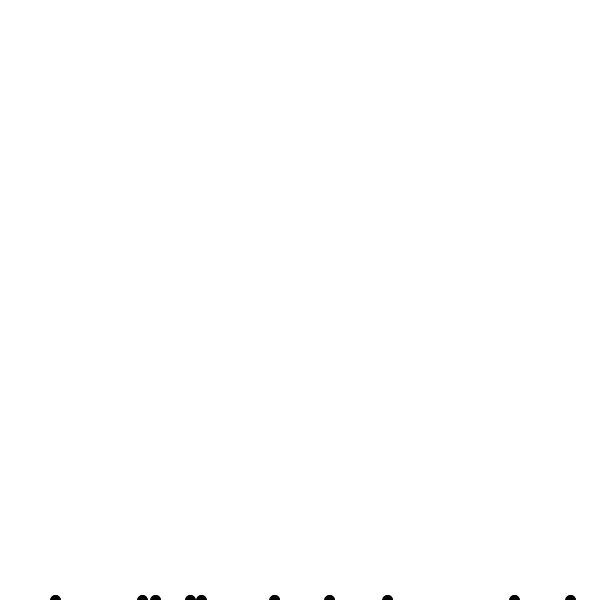
Frame 1 (no input)
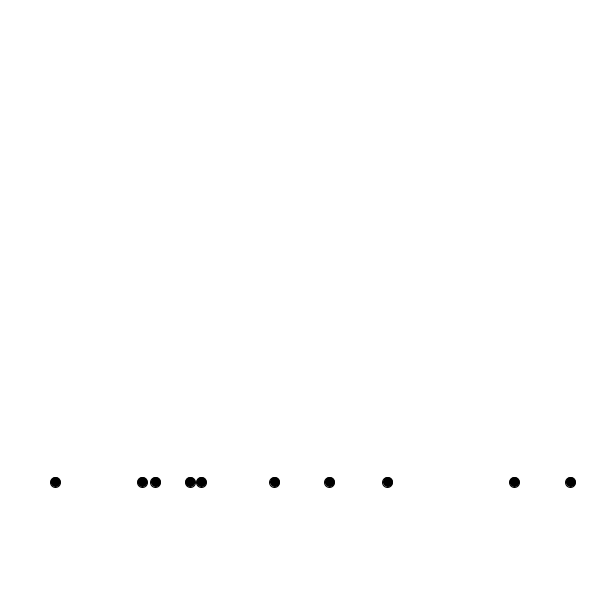
Frame 60 (the mouse pressed at the canvas centre just before this capture)
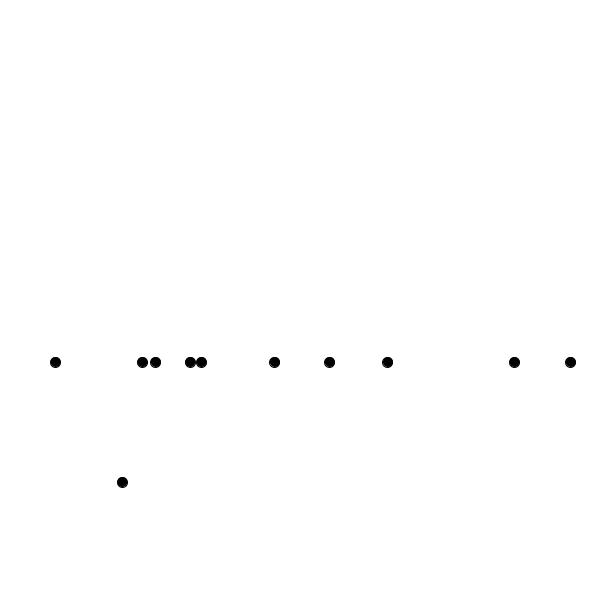
Frame 120 (the mouse held since frame 60 and released just before this capture)

The Processing sketch that drew these frames (run headless with seeded random() and noise(); from frame 60 on, the mouse is pressed at the canvas centre):

// Processing sketch: firework_3_0
// ── firework_3_0.pde

ArrayList<Rocket> rocketArrayList = new ArrayList<Rocket>(); // initializes an arraylist to hold the objects from the class rocket 



void setup() { 
  size(600, 600); 
  for (int i = 1; i<11; i++) { // for-loop adding 10 rockets to the array, starting at height, with random x-cords, and size 
    rocketArrayList.add(new Rocket(random(width), height, 10)); 
  }
}



void draw() {
  background(255);
  for (int i=0; i<rocketArrayList.size(); i++) { // the for-loop is running throw the arrays, calling the "draw" and "move" methods from the rocket class
    rocketArrayList.get(i).drawRocket();
    rocketArrayList.get(i).moveRocket();
    if (rocketArrayList.get(i).exp == true) { // if the epx is true, the rocket will explode and it will create 9 smaller rockets, in the same position, with random directions, and removing the bigger rockets

      rocketArrayList.add(new Rocket(rocketArrayList.get(i).x, rocketArrayList.get(i).y, 5, random(0, PI) )); // creating a small rocket
      rocketArrayList.add(new Rocket(rocketArrayList.get(i).x, rocketArrayList.get(i).y, 5, random(0, PI) ));
      rocketArrayList.add(new Rocket(rocketArrayList.get(i).x, rocketArrayList.get(i).y, 5, random(0, PI) ));
      rocketArrayList.add(new Rocket(rocketArrayList.get(i).x, rocketArrayList.get(i).y, 5, random(0, PI) ));
      rocketArrayList.add(new Rocket(rocketArrayList.get(i).x, rocketArrayList.get(i).y, 5, random(0, PI) ));
      rocketArrayList.add(new Rocket(rocketArrayList.get(i).x, rocketArrayList.get(i).y, 5, random(0, PI) ));
      rocketArrayList.add(new Rocket(rocketArrayList.get(i).x, rocketArrayList.get(i).y, 5, random(0, PI) ));
      rocketArrayList.add(new Rocket(rocketArrayList.get(i).x, rocketArrayList.get(i).y, 5, random(0, PI) ));
      rocketArrayList.add(new Rocket(rocketArrayList.get(i).x, rocketArrayList.get(i).y, 5, random(0, PI) ));
      rocketArrayList.remove(i); // removing the big rocket 
    }
  }
}

void mousePressed() { // this method will create new rockets everytime mouse is pressed, with random x-cords
  rocketArrayList.add(new Rocket(random(width), height, 10));
}

// ── Rocket.pde
class Rocket { // defining af class Rocket, that will hold methods and variables for the behaviour and looks of the rocket 
  
  // initializing all the variables used to create the rocket, from colour, position, direction to the explosion
  color colour; 
  float x;
  float y;
  float size;
  float xSpeed, ySpeed;
  float direction;
  boolean exp = false;

  

  Rocket(float x, float y, float size) { //constructor holding the parameters for position and size for the big rockets
    this.x = x; 
    this.y = y;
    this.size = size;
    this.direction = HALF_PI; // setting the direction to 90 degrees, going upwards
    xSpeed = 2; 
    ySpeed = 2;
    colour = 0; 
  }

  Rocket(float x, float y, float size, float direction) { // constructor holding parameters for postion, size and direction for the small rockets
    colour = color(random(255), random(255), random(255)); // colours set to have a random outcome
    this.x = x;
    this.y = y;
    this.size = size;
    this.direction = direction;
    xSpeed = 2;
    ySpeed = 2;
  }


  void moveRocket() { // method that will determine the direction and speed of the small rockets
    if (this.y>250 || this.size == 5) { // "if-statemen" using "or" to decide the direction and speed of the small rockets 
      this.y -= sin(direction)*ySpeed; // allows the rocket to move upwards on y-cord
      this.x += cos(direction)*xSpeed; // allows the rocket to move horizontally on the x-cord
    }

    if (this.y==250) { // if-statement with a boolean that will make the rocket explode if the statement is true
      exp = true;
    }
  }

  void drawRocket() { // draws the rocket with the colour black 
    fill(colour);
    ellipse(this.x, this.y, this.size, this.size);
  }
}
